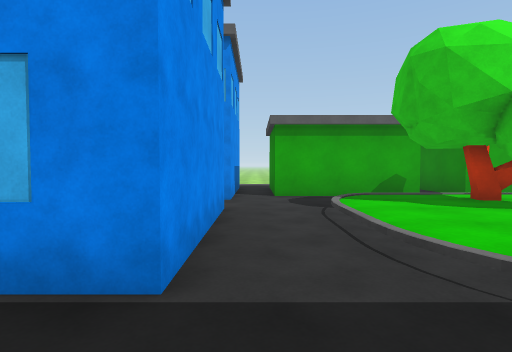
View 1 (above)

24 first-person views from a walk through a Unity game level. The camera is 1.4 m above the floor, tilts 2° down and sees 80° across. The floor is counted in squares, 1.51 m on a side. Each view is taken from the middle of a square. On the plan, view 1 faces up. The plan holds only what a view shows up to about 12 squares ahead; the rest is blank. The place goes on beyond the plan. The terrain is drawn as flat ground. The player is left out. Surface patterns are stand-ins for the level's own textures.

View 2
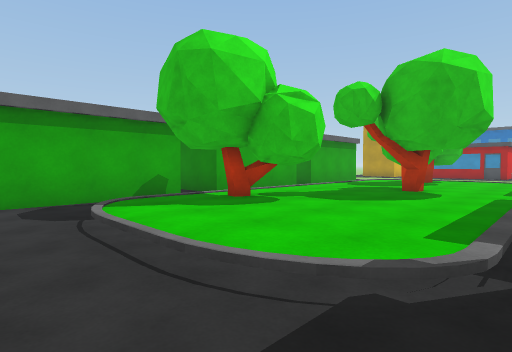

View 3
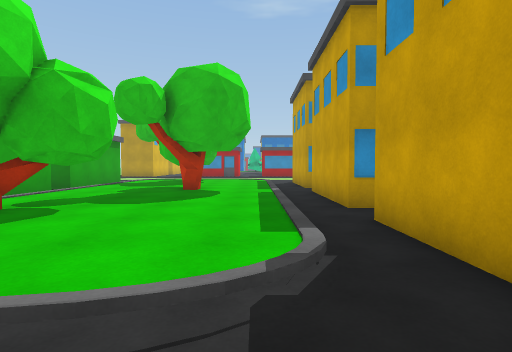

View 4
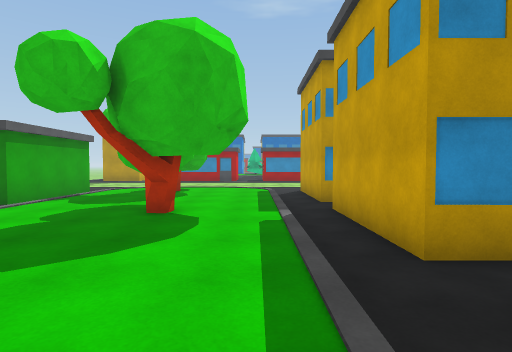

View 5
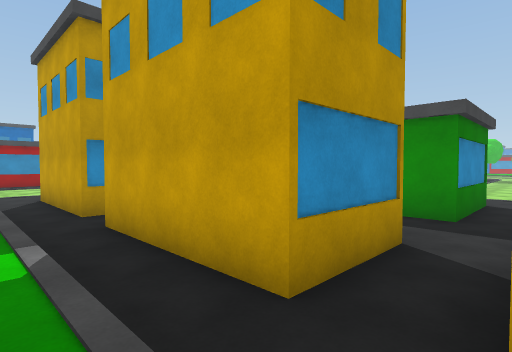

View 6
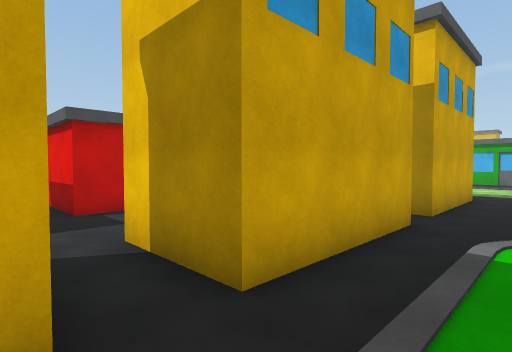

View 7
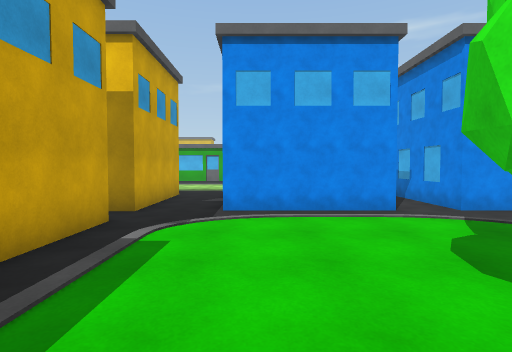

View 8
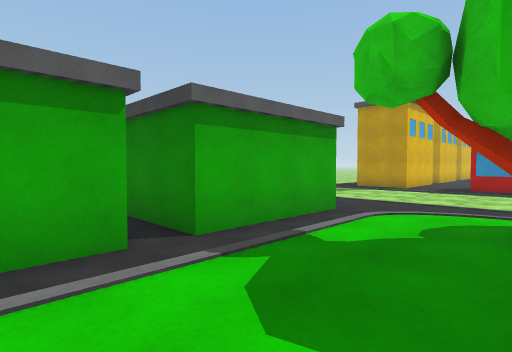

View 9
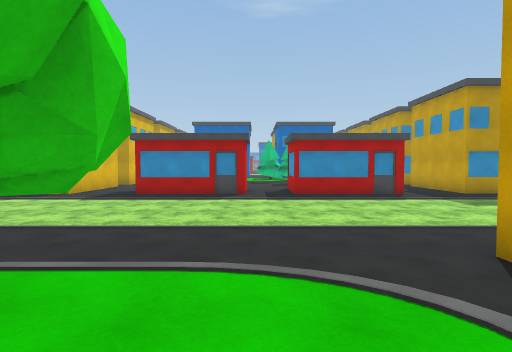

View 10
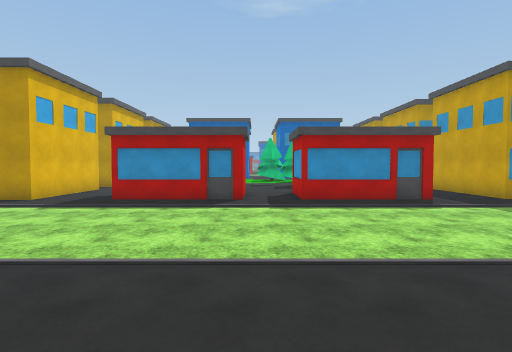

View 11
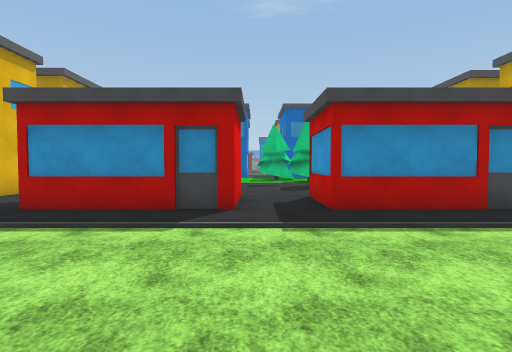

View 12
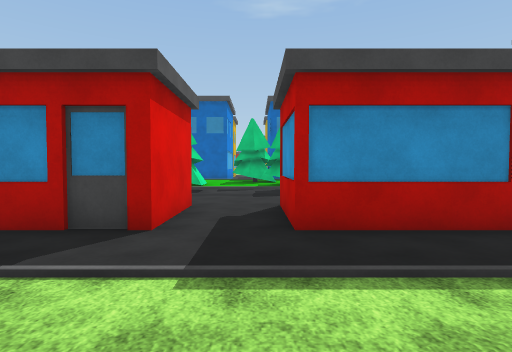

View 13
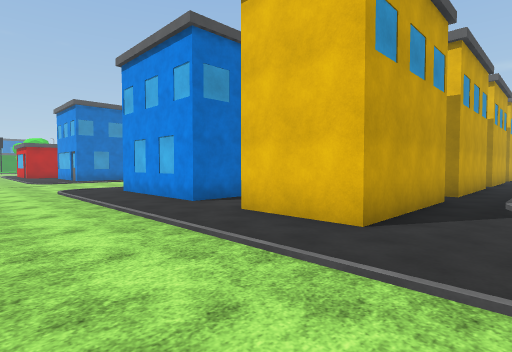

View 14
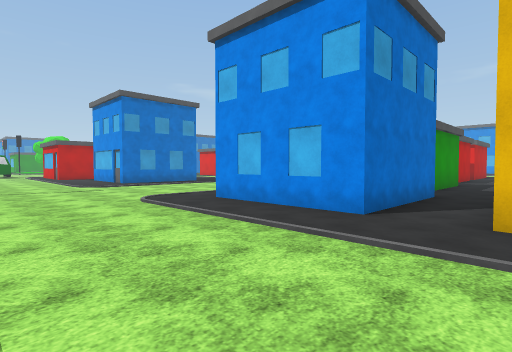

View 15
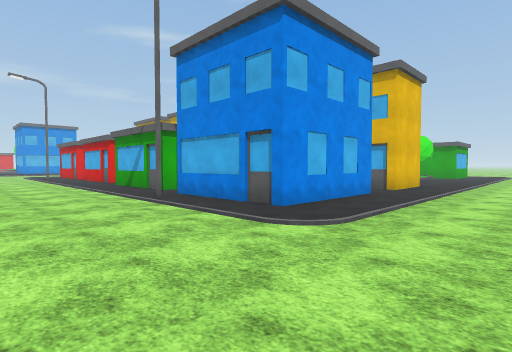

View 16
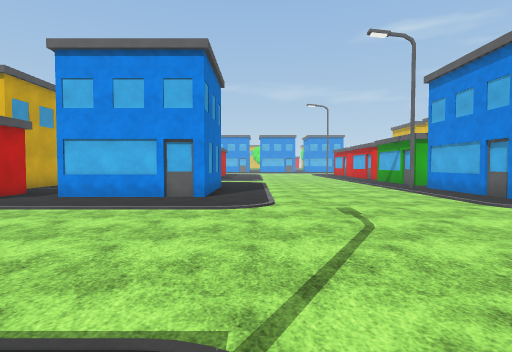

View 17
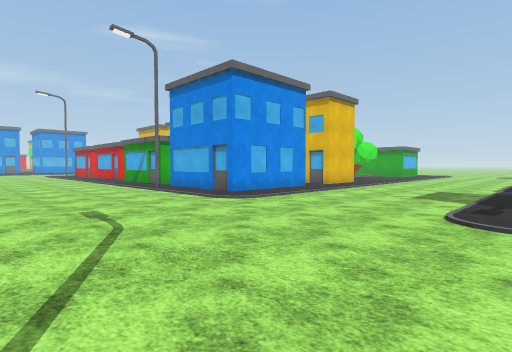

View 18
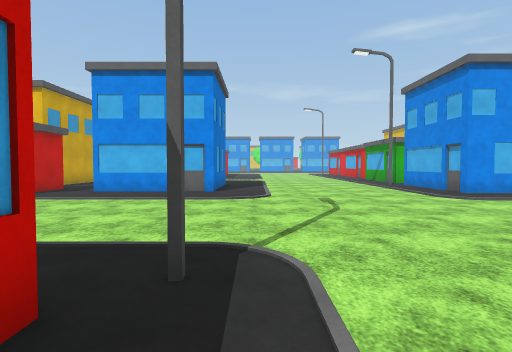

View 19
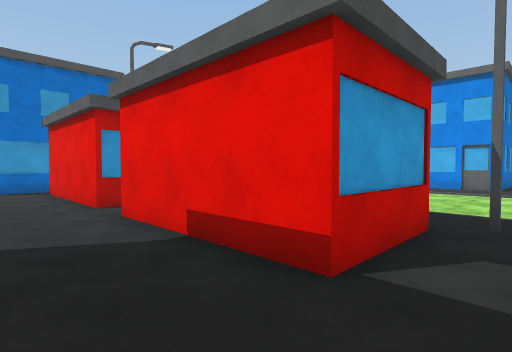

View 20
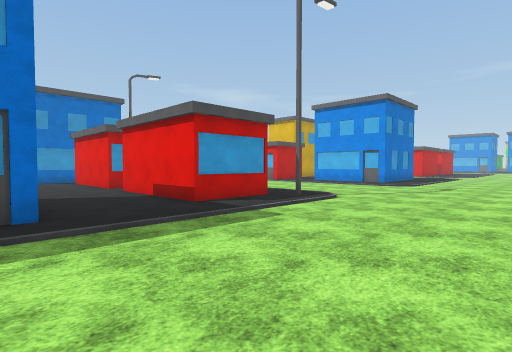

View 21
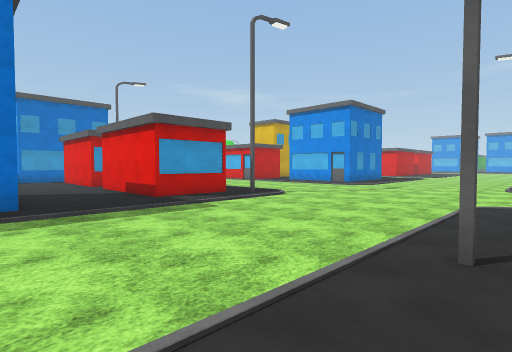

View 22
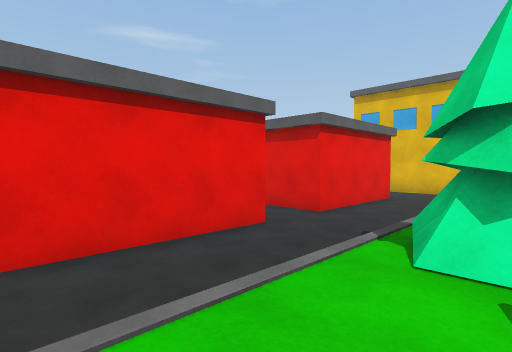

View 23
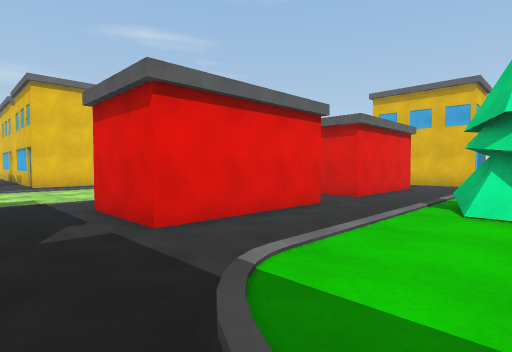

View 24
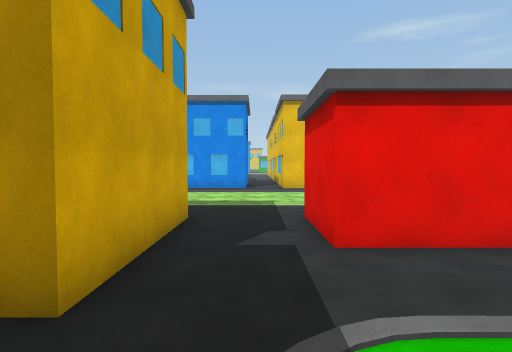

### Floor plan
Key: @ floor where view 1 was taken; # wall or solid block; . main floor; : floor 0.25 m higher than the main floor; / step, stairs or slope; B building; T tree.
Columns run from 6 left of view 1 to 32 right of it. Each row starts with its distance up from view 1.
 12      #.#   B     B#   B       .#   B B
 11      #.#   B.    B#   B  .. ...#  ## B
 10      #.#   B.    B#   B............
  9      #.##### ####.#####.............
  8   ####...... ...................BB..
  7     ..../::T:::::::::/.........B  B.
  6      #..:::T::::::::T:.........B  B.
  5      #..:::TT:::#:::TTT........#  B./TT
  4      #..:::::::TTT::://........###B./TT
  3      #..::::::::::::::............../::
  2     ##../::::::::::::/............../::
  1 ...............................###B./TT
  0 .#####@#####.#####.#####.......# ##./TT
 -1  B   # B   #.B     #  ##.......#  #./::
 -2  B     B   #.B        ##........ ##./::
 -3            ...   .....B.........##../::
 -4            ........................../:
 -5           ...####.B####.............. .
 -6           ##.#         .........####.
 -7            #.#         ........
 -8            #.#  ##     ........  B
 -9             ..B....####........  .... .
-10             ......#................#..
-11              ..........................
-12             ...........................
-13             ...........................
-14                 .......................
-15                 .......................
-16                    ....................
-17                    ..................#B
-18                    ####........B  B..
-19                       #.......    B..
-20                       #......     B..
-21                       #....       B..
-22                       #...        ...
-23                     ....        BB#..
-24                     .##B          B..

Positions as (right, up) in squares from view 1, and headings:
1: (0, 0), facing up
2: (0, 1), facing up-right
3: (0, 2), facing right
4: (3, 2), facing right
5: (5, 2), facing down-right
6: (7, 2), facing down-left
7: (7, 3), facing left
8: (9, 5), facing up-right
9: (13, 3), facing right
10: (15, 3), facing right
11: (19, 3), facing right
12: (21, 2), facing right
13: (21, 2), facing down-left
14: (22, -2), facing down-left
15: (21, -14), facing up-left
16: (25, -16), facing left
17: (25, -16), facing up-left
18: (27, -16), facing left
19: (30, -16), facing down-left
20: (32, -11), facing down-left
21: (32, -9), facing down-left
22: (32, -3), facing up-left
23: (32, -5), facing up-left
24: (32, -4), facing left
